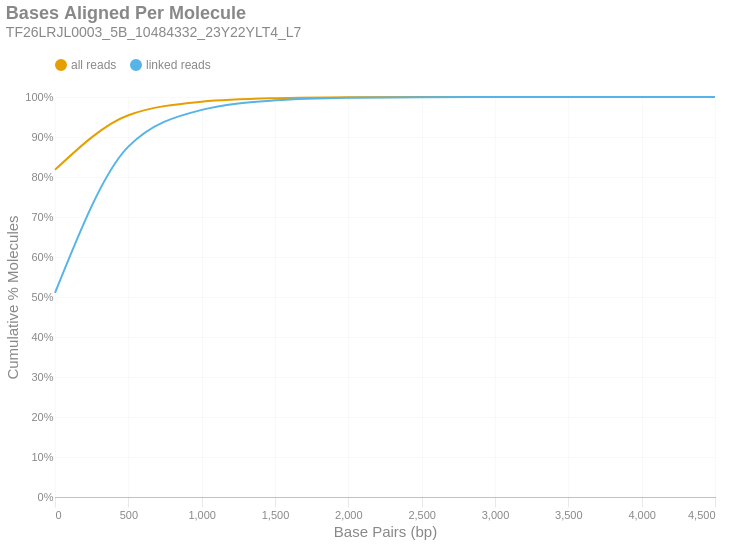

The notebook cell this image was saved under:
### Markdown cell above
### Bases Aligned Per Molecule
This is a cumulative frequency distribution showing the number of base pairs aligned per unique molecule. These data are shown in 500 bp bins. There are two distributions: one with `all reads` (yellow) and another with only `linked reads` (blue). The percent of molecules in the `linked reads` distribution is relative to the total number of linked molecules.

### Code cell
if SKIPLR:
    print_html(f"Skipped")
else:
    binned_df = consolidated_hist(valids['aligned_bp'], mask, 500, True)
    with SafeRender(binned_df):
        (
            density_plot(binned_df, 'Bases Aligned Per Molecule', samplename, 'basesper')
            .encode(
                x=alt.X('bin:Q', title="Base Pairs (bp)").axis(tickMinStep=500).scale(padding=0),
                y=alt.Y('value:Q', title='Cumulative % Molecules')
                    .axis(format='%')
                    .scale(domain = [0,1])
                    .stack(False),
                color=alt.Color("key:N").scale(domain = ["all reads", "linked reads"]),
                tooltip = [
                    alt.Tooltip("key:N", title = "Data Type"),
                    alt.Tooltip("range_label:N", title="Bases Aligned Per Molecule"),
                    alt.Tooltip("value:Q", format = ".2%", title="% Molecules (Cum.)")
                ]
            )
        ).display()

### Figure 1 — Vega-Lite specification as saved in the notebook (floating-point values rounded to 4 significant figures)
{"width": "container", "height": 400, "config": {"title": {"anchor": "start", "dy": -15, "fontSize": 18, "color": "#888888", "subtitleColor": "#888888", "subtitleFontSize": 14}, "arc": {"fill": "#0072B2"}, "axis": {"domainColor": "#888888", "domainWidth": 0.5, "gridWidth": 0.2, "grid": false, "titleFontWeight": 400, "titleFontSize": 15, "labelFontSize": 11, "labelColor": "#888888", "tickColor": "#888888", "tickWidth": 0.2, "titleColor": "#888888"}, "axisBand": {"grid": false}, "axisX": {"grid": true, "tickSize": 10, "domainCap": "round"}, "axisY": {"domain": false, "grid": true, "tickSize": 0, "domainCap": "round"}, "background": "transparent", "header": {"labelFontSize": 15, "labelColor": "#888888", "titleFontSize": 15, "titleFontWeight": 600, "titleColor": "#888888"}, "legend": {"labelFont": "sans-serif", "labelFontSize": 12, "labelColor": "#888888", "symbolSize": 100, "symbolType": "circle", "titleFontSize": 12, "titlePadding": 10, "titleColor": "#888888", "title": null, "orient": "top"}, "range": {"category": ["#E69F00", "#56B4E9", "#009E73", "#F0E442", "#0072B2", "#D55E00", "#CC79A7", "#000000"], "diverging": ["#cfe8f3", "#a2d4ec", "#73bfe2", "#46abdb", "#1696d2", "#12719e"]}, "area": {"fill": "#0072B2", "fillOpacity": 0.7, "line": true, "strokeOpacity": 0.7}, "line": {"color": "#0072B2", "stroke": "#0072B2", "strokeWidth": 2}, "trail": {"color": "#0072B2", "stroke": "#0072B2", "strokeWidth": 0, "size": 1}, "point": {"filled": true, "fillOpacity": 1.0, "size": 95}, "text": {"color": "#888888", "fontSize": 11, "align": "right", "fontWeight": 400, "size": 11}, "bar": {"fill": "#0072B2", "stroke": null}, "view": {"stroke": null, "continuousWidth": 660, "continuousHeight": 400}}, "data": {"name": "data-6a09dc53dc9ec1aeafd32914e2490f0e"}, "mark": {"type": "line", "interpolate": "monotone", "point": {"opacity": 0, "size": 275}}, "encoding": {"color": {"field": "key", "scale": {"domain": ["all reads", "linked reads"]}, "type": "nominal"}, "tooltip": [{"field": "key", "title": "Data Type", "type": "nominal"}, {"field": "range_label", "title": "Bases Aligned Per Molecule", "type": "nominal"}, {"field": "value", "format": ".2%", "title": "% Molecules (Cum.)", "type": "quantitative"}], "x": {"axis": {"tickMinStep": 500}, "field": "bin", "scale": {"padding": 0}, "title": "Base Pairs (bp)", "type": "quantitative"}, "y": {"axis": {"format": "%"}, "field": "value", "scale": {"domain": [0, 1]}, "stack": false, "title": "Cumulative % Molecules", "type": "quantitative"}}, "params": [{"name": "param_c36ac31b6afebe62", "select": {"type": "point", "fields": ["key"]}, "bind": "legend"}], "title": {"text": "Bases Aligned Per Molecule", "subtitle": "TF26LRJL0003_5B_10484332_23Y22YLT4_L7"}, "transform": [{"fold": ["all reads (cumsum)", "linked reads (cumsum)"]}, {"calculate": "replace(datum.key, ' (cumsum)', '')", "as": "key"}, {"filter": {"param": "param_c36ac31b6afebe62"}}], "usermeta": {"embedOptions": {"downloadFileName": "TF26LRJL0003_5B_10484332_23Y22YLT4_L7.basesper"}}, "$schema": "https://vega.github.io/schema/vega-lite/v6.4.1.json", "datasets": {"data-6a09dc53dc9ec1aeafd32914e2490f0e": [{"bin": "0.0", "interval": "0.0-500.0", "all reads": 0.818, "linked reads": 0.5101, "all reads (cumsum)": 0.818, "linked reads (cumsum)": 0.5101, "range_label": "0-499"}, {"bin": "500.0", "interval": "500.0-1000.0", "all reads": 0.1365, "linked reads": 0.3657, "all reads (cumsum)": 0.9544, "linked reads (cumsum)": 0.8759, "range_label": "500-999"}, {"bin": "1000.0", "interval": "1000.0-1500.0", "all reads": 0.03375, "linked reads": 0.09186, "all reads (cumsum)": 0.9882, "linked reads (cumsum)": 0.9677, "range_label": "1000-1499"}, {"bin": "1500.0", "interval": "1500.0-2000.0", "all reads": 0.00876, "linked reads": 0.02389, "all reads (cumsum)": 0.9969, "linked reads (cumsum)": 0.9916, "range_label": "1500-1999"}, {"bin": "2000.0", "interval": "2000.0-2500.0", "all reads": 0.002408, "linked reads": 0.006566, "all reads (cumsum)": 0.9993, "linked reads (cumsum)": 0.9982, "range_label": "2000-2499"}, {"bin": "2500.0", "interval": "2500.0-3000.0", "all reads": 0.0004842, "linked reads": 0.00132, "all reads (cumsum)": 0.9998, "linked reads (cumsum)": 0.9995, "range_label": "2500-2999"}, {"bin": "3000.0", "interval": "3000.0-3500.0", "all reads": 0.000124, "linked reads": 0.0003382, "all reads (cumsum)": 0.9999, "linked reads (cumsum)": 0.9999, "range_label": "3000-3499"}, {"bin": "3500.0", "interval": "3500.0-4000.0", "all reads": 3.942e-05, "linked reads": 0.0001075, "all reads (cumsum)": 1.0, "linked reads (cumsum)": 1.0, "range_label": "3500-3999"}, {"bin": "4000.0", "interval": "4000.0-4500.0", "all reads": 9.445e-06, "linked reads": 2.576e-05, "all reads (cumsum)": 1.0, "linked reads (cumsum)": 1.0, "range_label": "4000-4499"}, {"bin": "4500.0", "interval": "4500.0-5000.0", "all reads": 3.696e-06, "linked reads": 1.008e-05, "all reads (cumsum)": 1.0, "linked reads (cumsum)": 1.0, "range_label": "4500-4999"}]}}
